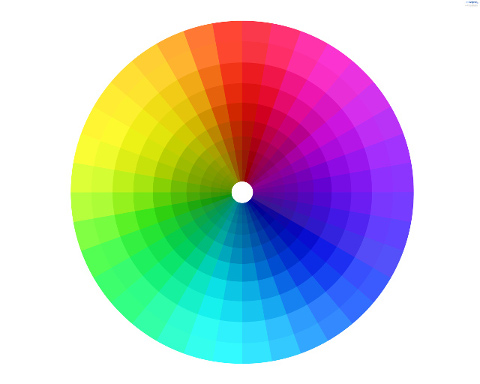
#> input picture color_image.jpg, 480 x 384 px
$ python hsvImage.py
#> lines starting #> are read from the running program, lines starting #| are printed output that depends on the picture
import cv2
import numpy as np

# Read the image
img = cv2.imread('color_image.jpg')
#> img is the input picture: shape (384, 480, 3); mean B, G, R 196, 193.1, 191.4
print("original image matrix = ", img.shape)
#| original image matrix =  (384, 480, 3)

# Do the processing
############################################
hsv = cv2.cvtColor(img, cv2.COLOR_BGR2HSV)
#> hsv: shape (384, 480, 3); mean H, S, V 46.9, 111.9, 241.4
print("hsv image matrix = ", hsv.shape)
#| hsv image matrix =  (384, 480, 3)

(width, height, channel) = hsv.shape
#> width = 384; height = 480; channel = 3
canvas = np.zeros((width, height), np.uint8)

canvas = hsv[:, :, 0]
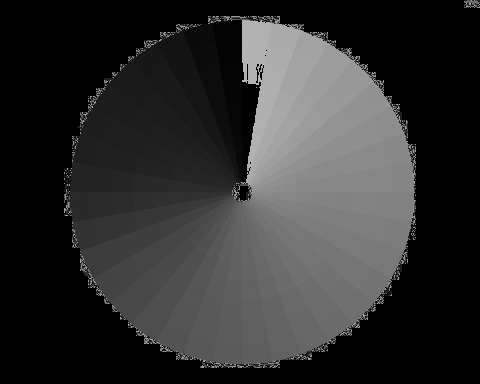
#> canvas: shape (384, 480); min 0, max 179, mean 46.9
canvas1 = hsv[:, :, 1]
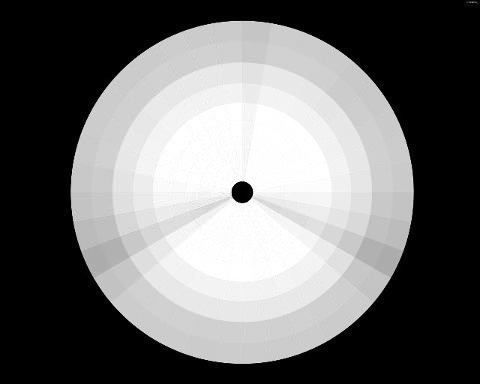
#> canvas1: shape (384, 480); min 0, max 255, mean 111.9
canvas2 = hsv[:, :, 2]
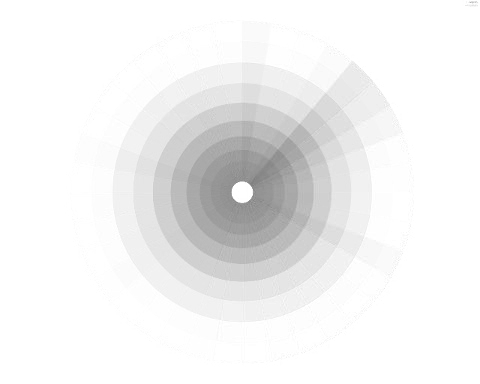
#> canvas2: shape (384, 480); min 126, max 255, mean 241.4
############################################
# Show the image
cv2.imshow('image', img)
cv2.imshow('hue', canvas)
cv2.imshow('saturation', canvas1)
cv2.imshow('value', canvas2)
# Close and exit
cv2.waitKey(0)
cv2.destroyAllWindows()
############################################

$ run again, with lionBMP.jpg copied over color_image.jpg
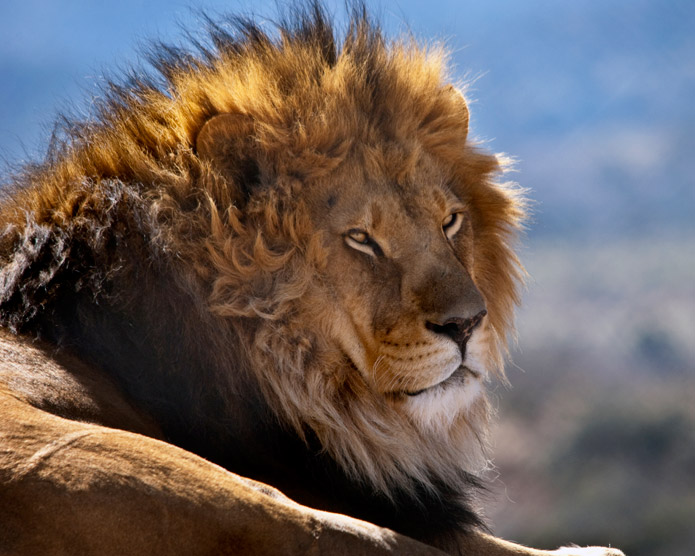
#> input picture lionBMP.jpg, 695 x 556 px
#> img is the input picture: shape (556, 695, 3); mean B, G, R 93.5, 96.3, 106.5
#| original image matrix =  (556, 695, 3)
#> hsv: shape (556, 695, 3); mean H, S, V 51.1, 108.3, 124.7
#| hsv image matrix =  (556, 695, 3)
#> `canvas1 = hsv[:, :, 1]`:
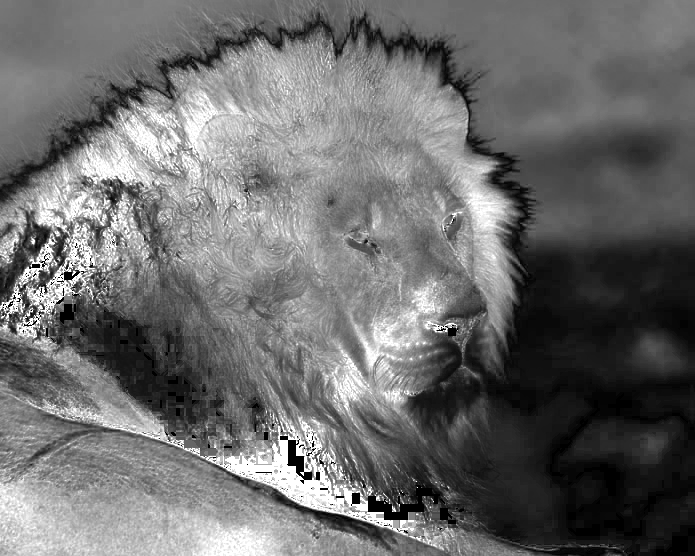
#> canvas1: shape (556, 695); min 0, max 255, mean 108.3
#> `canvas2 = hsv[:, :, 2]`:
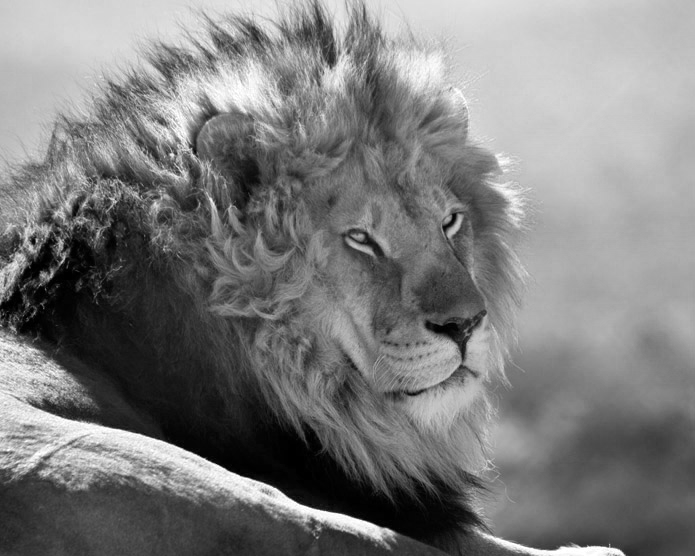
#> canvas2: shape (556, 695); min 0, max 255, mean 124.7
